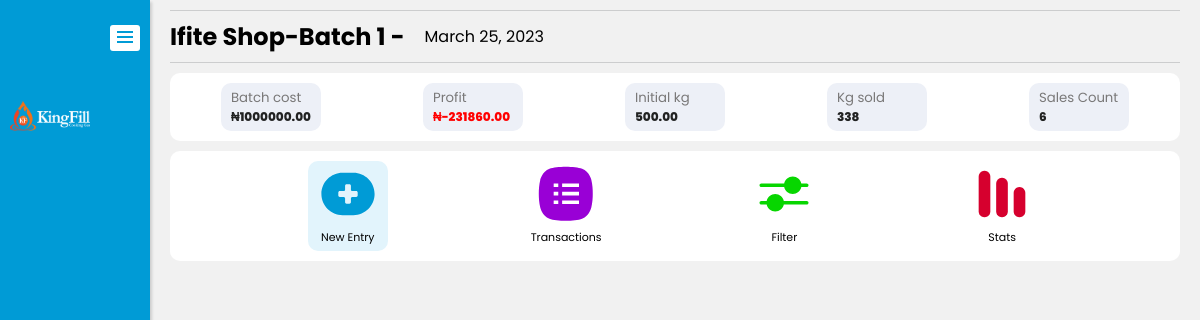
The page /shop/1/batch/1/sales (signed in) on the database its author committed.
### GasApp/models.py (models this page shows, shortened)
class Batch(models.Model):
    shop = models.ForeignKey(Shop, related_name='shop', on_delete=models.SET_NULL, null=True)
    batch_name = models.CharField(max_length=500, null=True, blank=True, default="Batch", unique=True)
    date_created = models.DateField(null=True, default=date.today)
    cost = models.DecimalField(null=True, max_digits=20, decimal_places=2)
    kg = models.DecimalField(null=True, max_digits=20, decimal_places=2)
    price_per_kg = models.DecimalField(null=True, blank=True, max_digits=20, decimal_places=2)
    vendor_name = models.CharField(max_length=500, null=True, blank=True)
    vendor_phone = models.CharField(max_length=500, null=True, blank=True)
    close_account = models.BooleanField(default=False)
    class Meta:
        ordering =['-date_created',]
        verbose_name_plural = "Batches"

class Shop(models.Model):
    user = models.OneToOneField(User, null=True, related_name = 'user', on_delete=models.SET_NULL)
    shop_name = models.CharField(max_length=500, null=True, blank=True, default="Shop 1", unique=True)
    date_created = models.DateField(null=True, default=date.today)
    location = models.CharField(max_length=500, null=True, blank=True)
    shop_manager = models.CharField(max_length=500, null=True, blank=True)
    manager_phone = models.CharField(max_length=500, null=True, blank=True)
    class Meta:
        ordering =['shop_name','date_created', 'id']

### GasApp/views.py (the view, shortened to what this page needs)
# urls.py: path('shop/<int:shop_id>/batch/<int:id>/sales', views.BatchSaleView.as_view(), name='batch-sales'),
class BatchSaleView(LoginRequiredMixin, ListView, FormView):
    model = Sale
    template_name = "batch_sale.html"
    paginate_by = 12
    form_class = SaleForm
    login_url = "GasApp:login"
    redirect_field_name = "redirect_to"
    def get_queryset(self):
        batch = get_object_or_404(Batch, id=self.kwargs.get('id'))
        return Sale.objects.filter(batch=batch).order_by('date').order_by('-id')
    def get(self, request, *args, **kwargs):
        self.object_list = self.get_queryset()
        context = super().get_context_data(**kwargs)
        batch = get_object_or_404(Batch, id=self.kwargs.get('id'))
        batch_sales = Sale.objects.filter(batch=batch).order_by('-date').order_by('-id')
        if batch_sales.last() == None:
            latest_date = date.today()
        else:
            latest_date = batch_sales.last().date
        latest_month = latest_date.strftime('%m')
        latest_day = latest_date.strftime('%d')
        date_request = request.GET.get('date-filter')
        if date_request == None:
            date_ = latest_date
            batch_data_date = Sale.objects.filter(batch=batch, date = date_).values()
        else:
            date_ = date_request
            batch_data_date = Sale.objects.filter(batch=batch, date = date_).values()
        batch_data_date_kg = batch_data_date.aggregate(Sum('kg'))['kg__sum']
        batch_data_date_price = batch_data_date.aggregate(Sum('price'))['price__sum']
        month_request = request.GET.get('month-filter')
        if month_request == None:
            month_ = latest_date.month
            year_ = latest_date.year
            batch_data_month = Sale.objects.filter(batch=batch, date__month = month_, date__year = year_).values()
        else:
            month_request_ = datetime.strptime(month_request, '%Y-%m')
            month_ = month_request_.month
            year_ = month_request_.year
            batch_data_month = Sale.objects.filter(batch=batch, date__month = month_, date__year = year_).values()
        batch_data_month_kg = batch_data_month.aggregate(Sum('kg'))['kg__sum']
        batch_data_month_price = batch_data_month.aggregate(Sum('price'))['price__sum']
        year_request = request.GET.get('year-filter')
        if year_request== None:
            year_real = latest_date.year
            batch_data_year = Sale.objects.filter(batch=batch, date__year = year_real).values()
        else:
            year_real = year_request
            batch_data_year = Sale.objects.filter(batch=batch, date__year = year_real).values()
        batch_data_year_kg = batch_data_year.aggregate(Sum('kg'))['kg__sum']
        batch_data_year_price = batch_data_year.aggregate(Sum('price'))['price__sum']
        if batch_sales.aggregate(Sum('price'))['price__sum'] == None:
            total_sales_price = 0
        else:
             total_sales_price = batch_sales.aggregate(Sum('price'))['price__sum']
        profit = total_sales_price - batch.cost
        if batch_sales.aggregate(Sum('kg'))['kg__sum'] == None:
            total_sales_kg = 0
        else:
            total_sales_kg = batch_sales.aggregate(Sum('kg'))['kg__sum']
        sales_count = batch_sales.count()
        context['date_'] = date_
        context['batch_data_date_kg'] = batch_data_date_kg
        context['batch_data_date_price'] = batch_data_date_price
        context['date_'] = date_
        context['latest_date'] = latest_date
        context['latest_month'] = latest_month
        context['latest_day'] = latest_day
        context['month_'] = month_
        context['year_'] = year_
        context['batch_data_month'] = batch_data_month
        context['batch_data_month_kg'] = batch_data_month_kg
        context['batch_data_month_price'] = batch_data_month_price
        context['year_real'] = year_real
        context['batch_data_year_kg'] = batch_data_year_kg
        context['batch_data_year_price'] = batch_data_year_price
        context['batch_sales'] = batch_sales
        context['batch'] = batch
        context['profit'] = profit
        context['total_sales_kg'] = total_sales_kg
        context['sales_count'] = sales_count
        return render(request, self.template_name, context)

### GasApp/models.py (called while the page is built)
    def get_absolute_url(self):
        return reverse('GasApp:sale-receipt', kwargs={'pk': self.id})

### GasApp/templates/batch_sale.html (shortened to what this page needs)
{% extends 'base.html' %}
{% if request.user.is_authenticated %}
    {% block content %}
    <section id="batch-header">
        <div class="batch-header-container">
            <div class="batch-name-date">
                <a href="{% url 'GasApp:shop-batches' batch.shop.id %}"><h1>{{batch.shop.shop_name}}-{{batch.batch_name}} - </h1></a>
                <p>{{batch.date_created}}</p>
            </div>
            <div class="batch-sale-detail">
                <div class="batch-info">
                    <h5>Batch cost</h5>
                    <p>₦{{batch.cost}}</p>
                </div>
                <div class="batch-info">
                    <h5>Profit</h5>
                    {% if profit <= 0 %}
                    <p style="color:red;">₦{{profit}}</p>
                    {% else %}
                    <p>₦{{profit}}</p>
                    {% endif %}
                </div>
                <div class="batch-info">
                    <h5>Initial kg</h5>
                    <p>{{batch.kg}}</p>
                </div>
                <div class="batch-info">
                    <h5>Kg sold</h5>
                    <p>{{total_sales_kg}}</p>
                </div>
                <div class="batch-info">
                    <h5>Sales Count</h5>
                    <p>{{sales_count}}</p>
                </div>
            </div>
        </div>
    </section>
    <section id="entry-menu">
        <div class="entry-menu-container tab">
            <div class="new-entry active tablinks" onclick="openCity(event, 'transaction-entry-form')">
                <p>New Entry</p>
            </div>
            <div class="new-entry transactions tablinks" onclick="openCity(event, 'transaction-list')">
                <p>Transactions</p>
            </div>
            <div class="new-entry filter tablinks" onclick="openCity(event, 'transaction-filter')">
                <p>Filter</p>
            </div>
            <div class="new-entry stats tablinks" onclick="openCity(event, 'transaction-stats')">
                <p>Stats</p>
            </div>
        </div>
    </section>
    {% endblock %}
{% endif %}

### GasApp/static/css/style.css (style rules this page uses)
* { padding: 0; margin: 0; box-sizing: border-box; font-family: Poppins, sans-serif; }
:root { --asidewidth : 220px; }
html { width: 100%; margin: 0; padding: 0; overflow-x: hidden; }
body { width: 100%; background-color: #f1f1f1; overflow-x: hidden; }
section { padding: 0 20px 0 0; margin-bottom: 10px; }
#batch-header { min-width: 300px; position: sticky; left: calc(25% - 120px); }
.batch-name-date { display: flex; align-items: center; border-top: thin #cccdce solid; border-bottom: thin #cccdce solid; padding: 8px 0; margin-bottom: 10px; }
.batch-name-date h1 { margin-right: 20px; }
.batch-sale-detail { display: flex; align-items: center; flex-wrap: wrap; background-color: #fff; border-radius: 10px; padding: 10px 0 0 0; justify-content: space-around; }
.batch-info { width: fit-content; min-width: 100px; padding: 5px 10px; background-color: #edf0f7; margin-bottom: 10px; border-radius: 10px; }
.batch-info h5 { color: #797878; font-weight: 400; }
.batch-info p { font-size: 12px; color: #212222; font-weight: 800; }
.entry-menu-container { display: flex; align-items: center; justify-content: space-evenly; border-radius: 10px; padding: 10px 0 0 0; background-color: #fff; }
.entry-menu-container .new-entry { display: flex; flex-direction: column; align-items: center; justify-content: center; width: fit-content; height: fit-content; margin-bottom: 10px; cursor: pointer; padding: 5px; border-radius: 10px; }
.active { background-color: #e2f4fc; }
.entry-menu-container .new-entry svg { width: 70px; height: 70px; fill: #009bd6; margin-bottom: 8px; }
.entry-menu-container .new-entry p { font-size: 11px; margin-top: -15px; }
.entry-menu-container .transactions svg { fill: #9900d6; }
.entry-menu-container .filter svg { fill: #07d600; }
.entry-menu-container .stats svg { fill: #d6002e; }
.tab { overflow: hidden; }
.tab div { background-color: inherit; float: left; border: none; outline: none; cursor: pointer; padding: 14px 16px; transition: 0.3s; font-size: 17px; }
.tab .new-entry.active { background-color: #e2f4fc; }
a { text-decoration: none; color: inherit; }

### rows shown on the page
Batch: shop.shop_name "Ifite Shop", batch_name "Batch 1", date_created "March 25, 2023", cost "1000000.00", kg "500.00"

### other values the page prints
{{ profit }} "-231860.00"
{{ total_sales_kg }} "338"
{{ sales_count }} "6"
